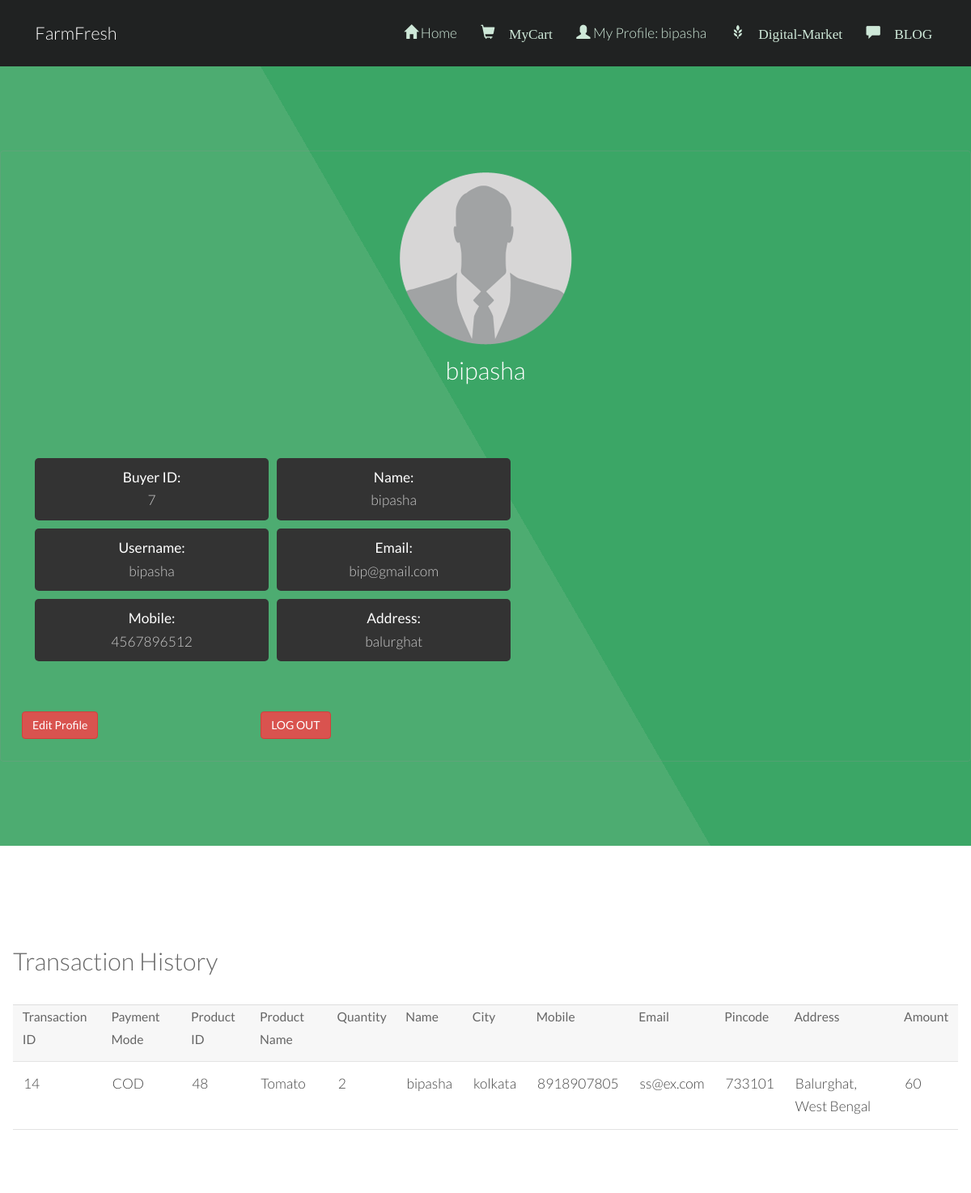
Page /profileviewbuyer.php (signed in) on the committed database.
### tables this page shows
CREATE TABLE `transaction` (
  `tid` int(10) NOT NULL,
  `bid` int(10) NOT NULL,
  `pid` int(10) NOT NULL,
  `name` varchar(255) NOT NULL,
  `city` varchar(255) NOT NULL,
  `mobile` varchar(255) NOT NULL,
  `email` varchar(255) NOT NULL,
  `pincode` varchar(255) NOT NULL,
  `addr` varchar(255) NOT NULL,
  `price` float DEFAULT NULL,
  `quantity` int(11) DEFAULT NULL,
  `mode` varchar(255) DEFAULT NULL
);

CREATE TABLE `fproduct` (
  `fid` int(255) NOT NULL,
  `pid` int(255) NOT NULL,
  `product` varchar(255) NOT NULL,
  `pcat` varchar(255) NOT NULL,
  `pinfo` varchar(255) NOT NULL,
  `price` float NOT NULL,
  `pimage` varchar(255) NOT NULL DEFAULT 'blank.png',
  `picStatus` int(10) NOT NULL DEFAULT 0
);

### profileviewbuyer.php (the view, shortened to what this page needs)
<!DOCTYPE HTML>
<html lang="en">
<head>
    <link href="bootstrap\css\bootstrap.min.css" rel="stylesheet">
    <link rel="stylesheet" href="login.css"/>
    <link rel="stylesheet" href="css/skel.css" />
    <link rel="stylesheet" href="css/style.css" />
    <link rel="stylesheet" href="css/style-xlarge.css" />
</head>
<body>
<?php
    require 'menu.php';
?>
<section id="one" class="wrapper style1 align">
    <div class="inner">
        <div class="box">
            <header>
                <center>
                <span><img src="images/profileImages/profile0.png?754493941" class="image-circle" height="20%"></span>
                    <br>
                    <h2><?php echo $_SESSION['Name'];?></h2>
                </center>
            </header>
            <div class="row">
                <center>
                <div class="container">
    <div class="row justify-content-center">
        <div class="col-lg-9">
            <div class="d-flex flex-wrap">
                <div class="col-sm-4" style="background-color: #333; padding: 10px; margin-bottom: 10px; margin-right: 10px; border-radius: 5px;">
                    <b style="color: #fff; display: block;">Buyer ID:</b>
                    <span style="color: #ccc;"><?php echo $_SESSION['bid']; ?></span>
                </div>
                <div class="col-sm-4" style="background-color: #333; padding: 10px; margin-bottom: 10px; margin-right: 10px; border-radius: 5px;">
                    <b style="color: #fff; display: block;">Name:</b>
                    <span style="color: #ccc;"><?php echo $_SESSION['bname']; ?></span>
                </div>
                <div class="col-sm-4" style="background-color: #333; padding: 10px; margin-bottom: 10px;margin-right: 10px; border-radius: 5px;">
                    <b style="color: #fff; display: block;">Username:</b>
                    <span style="color: #ccc;"><?php echo $_SESSION['busername']; ?></span>
                </div>
                <div class="col-sm-4" style="background-color: #333; padding: 10px; margin-bottom: 10px; margin-right: 10px; border-radius: 5px;">
                    <b style="color: #fff; display: block;">Email:</b>
                    <span style="color: #ccc;"><?php echo $_SESSION['bemail']; ?></span>
                </div>
                <div class="col-sm-4" style="background-color: #333; padding: 10px; margin-bottom: 10px; margin-right: 10px; border-radius: 5px;">
                    <b style="color: #fff; display: block;">Mobile:</b>
                    <span style="color: #ccc;"><?php echo $_SESSION['bmobile']; ?></span>
                </div>
                <div class="col-sm-4" style="background-color: #333; padding: 10px; margin-bottom: 10px; border-radius: 5px;">
                    <b style="color: #fff; display: block;">Address:</b>
                    <span style="color: #ccc;"><?php echo $_SESSION['baddress']; ?></span>
                </div>
            </div>
        </div>
    </div>
</div>
</center>
            </div>
            <div class="12u$">
                    <div class="row uniform">
                        <div class="3u 12u$(large)">
                            <a href="profileEdit.php" class="btn btn-danger" style="text-decoration: none;">Edit Profile</a>
                        </div>
                        <div class="3u 12u$(large)">
                            <a href="Login/logout.php" class="btn btn-danger" style="text-decoration: none;">LOG OUT</a>
                        </div>
                    </div>
            </div>
        </div>
    </div>
    </section>
<section id="transactions" class="wrapper">
    <div class="container">
        <h2>Transaction History</h2>
        <?php
            require 'db.php';
            $userId = $_SESSION['id'];
            $sql = "SELECT t.tid, t.pid, t.quantity, t.name, t.city, t.mobile, t.email, t.pincode, t.addr, t.price,t.mode, p.product
                    FROM transaction t
                    INNER JOIN fproduct p ON t.pid = p.pid
                    WHERE t.bid = '$userId'";
            $result = mysqli_query($conn, $sql);
            if (mysqli_num_rows($result) > 0) {
                echo "<table border='1'>";
                echo "<tr><th>Transaction ID</th><th>Payment Mode</th><th>Product ID</th><th>Product Name</th><th>Quantity</th><th>Name</th><th>City</th><th>Mobile</th><th>Email</th><th>Pincode</th><th>Address</th><th>Amount</th></tr>";
                while ($row = mysqli_fetch_assoc($result)) {
                    echo "<tr>";
                    echo "<td>".$row['tid']."</td>";
                    echo "<td>".$row['mode']."</td>";
                    echo "<td>".$row['pid']."</td>";
                    echo "<td>".$row['product']."</td>";
                    echo "<td>".$row['quantity']."</td>";
                    echo "<td>".$row['name']."</td>";
                    echo "<td>".$row['city']."</td>";
                    echo "<td>".$row['mobile']."</td>";
                    echo "<td>".$row['email']."</td>";
                    echo "<td>".$row['pincode']."</td>";
                    echo "<td>".$row['addr']."</td>";
                    echo "<td>".$row['price']."</td>";
                    echo "</tr>";
                }
                echo "</table>";
            } else {
                echo "<p>No transactions found.</p>";
            }
        ?>
    </div>
</section>
</body>
</html>

### menu.php
<?php
	if(isset($_SESSION['logged_in']) AND $_SESSION['logged_in'] == 1)
	{
		$loginProfile = "My Profile: ". $_SESSION['Username'];
		$logo = "glyphicon glyphicon-user";
		if($_SESSION['Category']!= 1)
		{
			$link = "Login/profile.php";
		}
		else {
				$link = "profileView.php";
		}
	}
	else
	{
		$loginProfile = "Login";
		$link = "index.php";
		$logo = "glyphicon glyphicon-log-in";
	}
?>
<!DOCTYPE html>
			<header id="header">
				<h1><a href="index.php">FarmFresh</a></h1>
				<nav id="nav">
					<ul>
						<li><a href="index.php"><span class="glyphicon glyphicon-home"></span> Home</a></li>
						<li><a href="myCart.php"><span class="glyphicon glyphicon-shopping-cart"> MyCart</a></li>
						<li><a href="<?= $link; ?>"><span class="<?php echo $logo; ?>"></span><?php echo" ". $loginProfile; ?></a></li>
						<li><a href="market.php"><span class="glyphicon glyphicon-grain"> Digital-Market</a></li>
						<li><a href="blogView.php"><span class="glyphicon glyphicon-comment"> BLOG</a></li>
					</ul>
				</nav>
			</header>
	</body>
</html>

### login.css (style rules this page uses)
.container { padding: 16px; }

### css/skel.css (style rules this page uses)
html,body,div,span,applet,object,iframe,h1,h2,h3,h4,h5,h6,p,blockquote,pre,a,abbr,acronym,address,big,cite,code,del,dfn,em,img,ins,kbd,q,s,samp,small,strike,strong,sub,sup,tt,var,b,u,i,center,dl,dt,dd,ol,ul,li,fieldset,form,label,legend,table,caption,tbody,tfoot,thead,tr,th,td,article,aside,canvas,details,embed,figure,figcaption,footer,header,hgroup,menu,nav,output,ruby,section,summary,time,mark,audio,video { margin:0;padding:0;border:0;font-size:100%;font:inherit;vertical-align:baseline; }
article,aside,details,figcaption,figure,footer,header,hgroup,menu,nav,section { display:block; }
body { line-height:1; }
ol,ul { list-style:none; }
table { border-collapse:collapse;border-spacing:0; }
body { -webkit-text-size-adjust:none }
*, *:before, *:after { -moz-box-sizing: border-box; -webkit-box-sizing: border-box; box-sizing: border-box; }
body { min-width: 1200px; }
.container { margin-left: auto; margin-right: auto; width: 1200px; }
.row { border-bottom: solid 1px transparent; }
.row > * { float: left; }
.row:after, .row:before { content: ''; display: block; clear: both; height: 0; }
.row.uniform > * > :first-child { margin-top: 0; }
.row.uniform > * > :last-child { margin-bottom: 0; }
.row > * { padding: 0 0 0 2em; }
.row { margin: 0 0 0 -2em; }
.row.uniform > * { padding: 2em 0 0 2em; }
.row.uniform { margin: -2em 0 0 -2em; }
.\31 2u, .\31 2u\24, .\31 2u\28 1\29, .\31 2u\24\28 1\29 { width: 100%; clear: none; }
.\33 u, .\33 u\24, .\33 u\28 1\29, .\33 u\24\28 1\29 { width: 25%; clear: none; }

### css/style.css (style rules this page uses)
body { background: #fff; }
body, input, select, textarea { color: #444; font-family: "Lato", Helvetica, sans-serif; font-size: 15pt; font-weight: 300; line-height: 1.65em; }
a { color: #4dac71; text-decoration: underline; }
strong, b { color: #666; font-weight: 400; }
h1, h2, h3, h4, h5, h6 { color: #666; font-weight: 300; line-height: 1em; margin: 0 0 1em 0; }
h1 a, h2 a, h3 a, h4 a, h5 a, h6 a { color: inherit; text-decoration: none; }
h2 { font-size: 1.75em; line-height: 1.5em; }
.box { border-radius: 4px; border: solid 1px rgba(144, 144, 144, 0.25); margin-bottom: 2em; padding: 1.5em; }
.box > :last-child, .box > :last-child > :last-child, .box > :last-child > :last-child > :last-child { margin-bottom: 0; }
ul { list-style: disc; margin: 0 0 2em 0; padding-left: 1em; }
ul li { padding-left: 0.5em; }
table { margin: 0 0 2em 0; width: 100%; }
table tbody tr { border: solid 1px rgba(144, 144, 144, 0.25); border-left: 0; border-right: 0; }
table tbody tr:nth-child(2n + 1) { background-color: rgba(144, 144, 144, 0.075); }
table td { padding: 0.75em 0.75em; }
table th { color: #666; font-size: 0.9em; font-weight: 400; padding: 0 0.75em 0.75em 0.75em; text-align: left; }
#header { background-color: #202222; color: #ffffff; cursor: default; height: 4.75em; line-height: 4.75em; width: 100%; z-index: 10000; }
#header h1 { color: #ffffff; height: inherit; left: 2.5em; line-height: inherit; margin: 0; padding: 0; position: absolute; top: 0; }
#header h1 a { font-size: 1.25em; }
#header nav { height: inherit; line-height: inherit; position: absolute; right: 2.75em; top: 0; vertical-align: middle; }
#header nav > ul { list-style: none; margin: 0; padding-left: 0; }
#header nav > ul > li { border-radius: 4px; display: inline-block; margin-left: 1.5em; padding-left: 0; }
#header nav > ul > li a { -moz-transition: color 0.2s ease-in-out; -webkit-transition: color 0.2s ease-in-out; -o-transition: color 0.2s ease-in-out; -ms-transition: color 0.2s ease-in-out; transition: color 0.2s ease-in-out; color: #cee8d8; display: inline-block; text-decoration: none; }
#header nav > ul > li:first-child { margin-left: 0; }
.wrapper { padding: 6em 0em 4em; }
.wrapper.style1 { background-color: #3ba666; -moz-background-image: linear-gradient(60deg, #4dac71 50%, #3ba666 50%); -webkit-background-image: linear-gradient(60deg, #4dac71 50%, #3ba666 50%); -o-background-image: linear-gradient(60deg, #4dac71 50%, #3ba666 50%); -ms-background-image: linear-gradient(60deg, #4dac71 50%, #3ba666 50%); background-image: linear-gradient(60deg, #4dac71 50%, #3ba666 50%); color: #ffffff; }
.wrapper.style1 header { margin-bottom: 4em; }
.wrapper.style1 h2 { color: #ffffff; }

### css/style-xlarge.css (style rules this page uses)
body, input, select, textarea { font-size: 13pt; }

### css/style-large.css (style rules this page uses)
body, input, select, textarea { font-size: 13pt; }

### rows in the picture
transaction: tid "14", mode "COD", pid "48", pid.product "Tomato", quantity "2", name "bipasha", city "kolkata", mobile "8918907805", email "ss@ex.com", pincode "733101", addr "Balurghat, West Bengal", price "60"

### other values in the picture
$loginProfile "My Profile: bipasha"
$_SESSION['Name'] "bipasha"
$_SESSION['bid'] "7"
$_SESSION['bname'] "bipasha"
$_SESSION['busername'] "bipasha"
$_SESSION['bemail'] "bip@gmail.com"
$_SESSION['bmobile'] "4567896512"
$_SESSION['baddress'] "balurghat"
